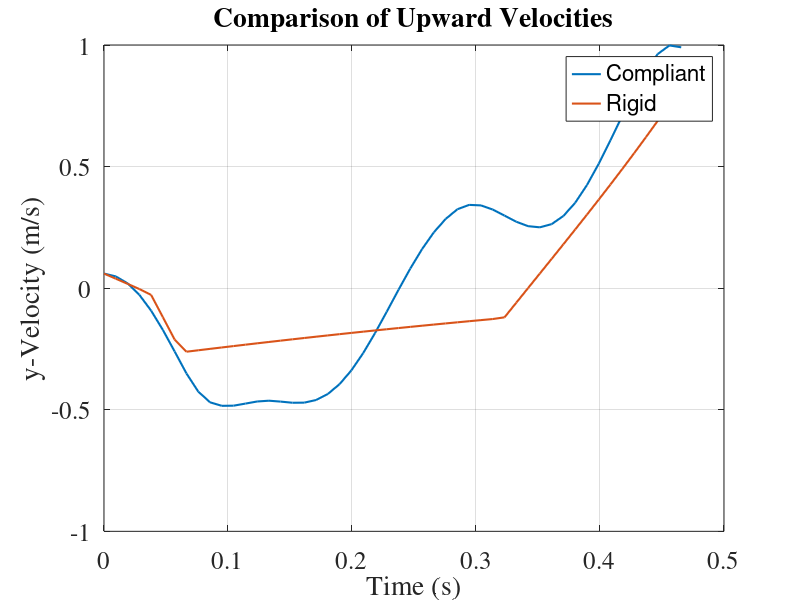

The MATLAB source for this figure:
% Plot upward velocities for rigid and compliant cases
function yVelocityComparison
    N = 50;
    time_step = .0095;
    load('yVelocityCompliant')
    load('yVelocityRigid')
    figure
    plot((0:N-1)*time_step,y_velocity_compliant,'Linewidth',1.5)
    hold on 
    plot((0:N-1)*time_step,y_velocity_rigid','Linewidth',1.5)
    set(gca,'Fontsize',18)
    legend('Compliant', 'Rigid')
    xlabel('Time (s)')
    ylabel('y-Velocity (m/s)')
    title('Comparison of Upward Velocities')
    set(gca,'fontname','times')
    grid on

end 